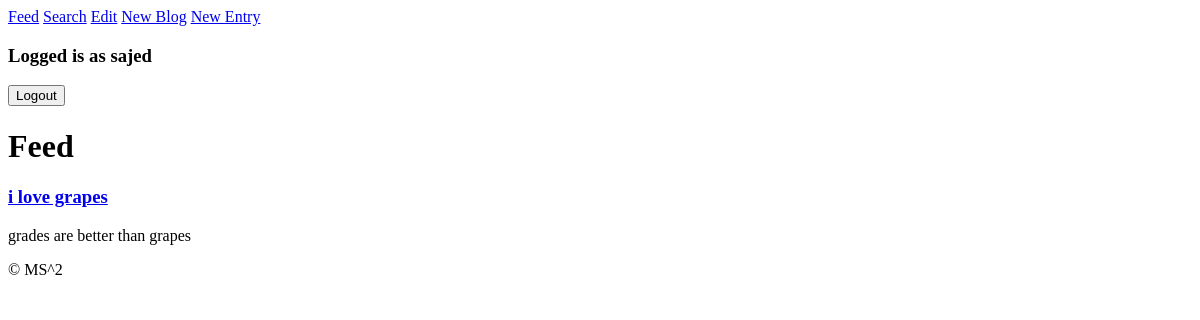
Page / (signed in) on the earlier database version.
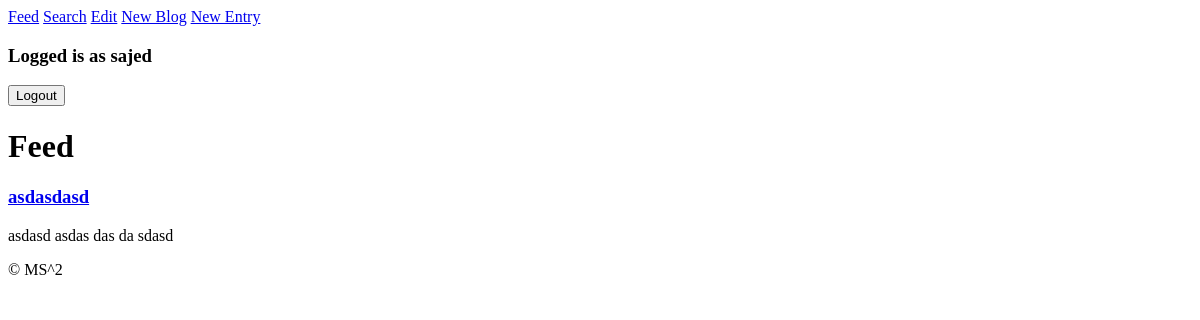
Same page on the later database version.
### tables this page shows
CREATE TABLE entries(
    user_id INTEGER,
    blog_id INTEGER,
    entry_id INTEGER,
    entry_title TEXT,
    entry_content TEXT);

### app.py (the view)
@app.route("/", methods = ["POST", "GET"])
def input_field_page():
	if "username" in session:
		articles = getRandomEntries(getMyId(session["username"]))
		articleKeys = list(articles.keys())
		articleTitles = []
		articleBody = [];
		for key in articles:
			for title in articles[key]:
				articleTitles.append(title)
				articleBody.append(articles[key][title])
		articleBodyShortened = [];
		for body in articleBody:
			articleBodyShortened.append(shortenArticleBody(20, body))
		return render_template(fileNames["feed"], keys = articleKeys, titles = articleTitles, bodies = articleBodyShortened, username = session["username"]) #Still missing arguments that will be going in
	return render_template(fileNames["login"])

### app.py (called while the page is built)
def shortenArticleBody (numWords, body):
	return body

### db.py (called while the page is built)
def getRandomEntries(userID):
    db = sqlite3.connect(DB_FILE)
    c = db.cursor()
    search = "SELECT entry_id, entry_title, entry_content FROM entries WHERE entries.user_id != " + str(userID)
    c.execute(search)
    entries = c.fetchall()
    d = {}#name=d()
    counter = 0;
    for entry in entries:
        if counter > 4:
            break;
        print (entry[0])
        d[entry[0]]= {}
        d[entry[0]][str(entry[1])] = str(entry[2])
    db.commit()
    db.close()
    return d

def getMyId(username):
    db = sqlite3.connect(DB_FILE)
    c = db.cursor()
    search = "SELECT user_id FROM users WHERE username == \"{}\"".format(username)
    c.execute(search)
    userID= c.fetchall()
    db.commit()
    db.close()
    return userID[0][0]

### templates/feed.html (shortened to what this page needs)
{% extends "base.html"%}
{% block title %}
Feed
{% endblock %}
{% block nav %}
	<a href="/">Feed</a>
	<a href="/search">Search</a>
	<a href="/edit">Edit</a>
	<a href="/newblog">New Blog</a>
	<a href="/newentry">New Entry</a>
	<h3>Logged is as {{username}}</h3>
	<form action = "/logout">
		<input type = "submit" value="Logout">
	</form>
{% endblock %}
{% block content %}
{% for i in range(0, keys|length) %}
	<a href="/viewPage?entryId={{keys[i]}}"><h3>{{titles[i]}}</h3></a>
	<p>{{bodies[i]}}</p>
{% endfor %}
{% endblock %}

### templates/base.html (shortened to what this page needs)
<!DOCTYPE html>
<html>
  <head>
  </head>
  <body>
	{% block nav %}
	{% endblock %}
	{% set msgs = get_flashed_messages() %}
<h1>{% block title %} {% endblock %}</h1>
{% block content %}{% endblock %}
{% block footer%} &copy MS^2{% endblock %}
  </body>
</html>

Differences in the rows shown:
no longer on this page (row edited): entries: entry_title "i love grapes", entry_content "grades are better than grapes"
added entries: entry_title "asdasdasd", entry_content "asdasd asdas das da sdasd"
